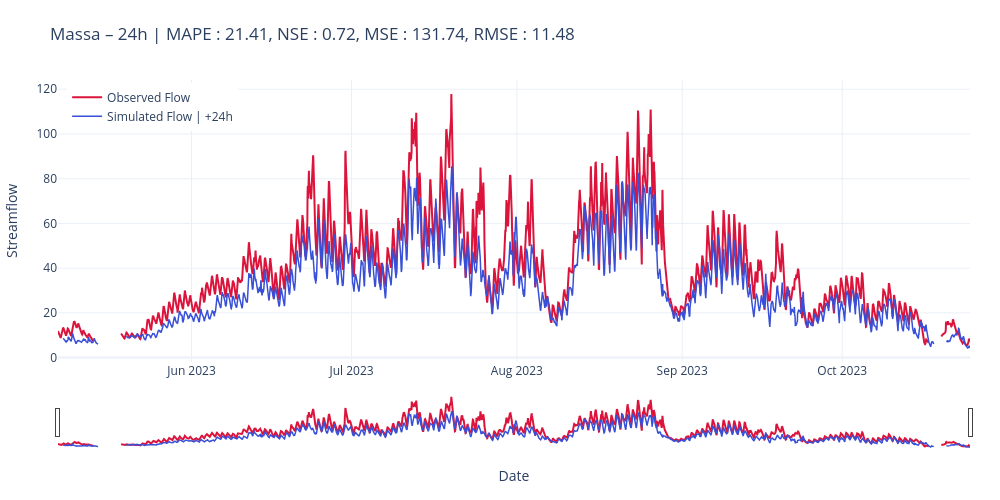

The notebook cell this image was saved under:
### Code cell
scores_str = str.join(', ', [f"{key} : {scores[key]:.2f}" for key in scores])
title24 = f"Massa – {cfg.predict_last_n}h | " + scores_str

# plot_forecast_24h(measured=y_true, predicted=y_pred, title=title24, mode="list", horizons=[1, 6, cfg.predict_last_n])
plot_forecast_24h(measured=y_true, predicted=y_pred, title=title24, mode="list", horizons=[cfg.predict_last_n])

### Figure 1 — Plotly figure (JSON) as saved in the notebook; plotly's stock layout.template omitted (floating-point values rounded to 4 significant figures; data arrays with more than 128 entries replaced by an {"elided": "..."} marker saying what was removed)
{"data": [{"line": {"color": "crimson", "width": 2}, "mode": "lines", "name": "Observed Flow", "type": "scatter", "x": {"elided": "4105 str values"}, "y": {"elided": "4105 float values"}}, {"line": {"color": "#3850D8", "width": 1.5}, "mode": "lines", "name": "Simulated Flow | +24h", "type": "scatter", "x": {"elided": "4082 str values"}, "y": {"elided": "4082 float values"}}], "layout": {"dragmode": "zoom", "height": 500, "hovermode": "x unified", "legend": {"x": 0.01, "xanchor": "left", "y": 0.99, "yanchor": "top"}, "margin": {"b": 50, "l": 50, "r": 30, "t": 80}, "title": {"text": "Massa – 24h | MAPE : 21.41, NSE : 0.72, MSE : 131.74, RMSE : 11.48"}, "width": 1000, "xaxis": {"rangeslider": {"visible": true}, "title": {"text": "Date"}}, "yaxis": {"title": {"text": "Streamflow"}}}}
